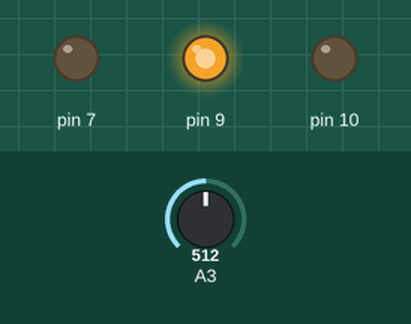
A sketch run on a simulated Arduino Uno, built with avr-gcc and run on an emulated ATmega328P. Shown: output pins drawn as LEDs (lit = HIGH). The test bench sets the inputs (shaded band); at power-on: A3 = 512. What the sketch prints to the serial monitor is not drawn.

Above: at 0.1 s.
Timing chart, 0 to 1.6 s (numbered marks = the images above):
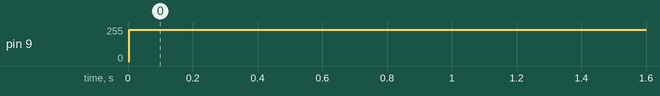

Measured:
- by itself, pin 9: 0/255 → 233/255 at 0.00 s

The sketch:

voltsenctest.ino
```cpp
/* Configure digital pins 9 and 10 as 16-bit PWM outputs. */
void setupPWM16() {
    DDRB |= _BV(PB1) | _BV(PB2);        /* set pins as outputs */
    TCCR1A = _BV(COM1A1) | _BV(COM1B1)  /* non-inverting PWM */
        | _BV(WGM11);                   /* mode 14: fast PWM, TOP=ICR1 */
    TCCR1B = _BV(WGM13) | _BV(WGM12)
        | _BV(CS10);                    /* no prescaling */
    ICR1 = 0xffff;                      /* TOP counter value */
    Serial.begin(115200);
}

/* 16-bit version of analogWrite(). Works only on pins 9 and 10. */
void analogWrite16(uint8_t pin, uint16_t val)
{
    switch (pin) {
        case  9: OCR1A = val; break;
        case 10: OCR1B = val; break;
    }
}

int sense = 0;
void setup() {
    setupPWM16();
    pinMode(7,OUTPUT);
}

static uint16_t i = 58480;
int initialval = i;
uint16_t  pot = 1;

void loop() {
  // put your main code here, to run repeatedly:
  digitalWrite(7,LOW);
  analogWrite16(9,59915);//run revice in low current mode
  sense = analogRead(A3);
  Serial.println(String(sense));
  delay(10);
}
```
